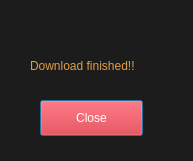
<?xml version="1.0" encoding="UTF-8"?>
<ui version="4.0">
 <class>Dialog</class>
 <widget class="QDialog" name="Dialog">
  <property name="geometry">
   <rect>
    <x>0</x>
    <y>0</y>
    <width>193</width>
    <height>161</height>
   </rect>
  </property>
  <property name="windowTitle">
   <string>Dialog</string>
  </property>
  <property name="styleSheet">
   <string notr="true">color: rgb(222, 158, 72);
background-color: rgb(28, 28, 28);</string>
  </property>
  <widget class="QPushButton" name="pushButton">
   <property name="geometry">
    <rect>
     <x>40</x>
     <y>100</y>
     <width>103</width>
     <height>36</height>
    </rect>
   </property>
   <property name="styleSheet">
    <string notr="true">color: rgb(255, 255, 255);
background-color: rgb(224, 27, 36);
</string>
   </property>
   <property name="text">
    <string>Close</string>
   </property>
  </widget>
  <widget class="QLabel" name="label">
   <property name="geometry">
    <rect>
     <x>30</x>
     <y>40</y>
     <width>151</width>
     <height>51</height>
    </rect>
   </property>
   <property name="text">
    <string>Download finished!!</string>
   </property>
  </widget>
 </widget>
 <resources/>
 <connections/>
</ui>
